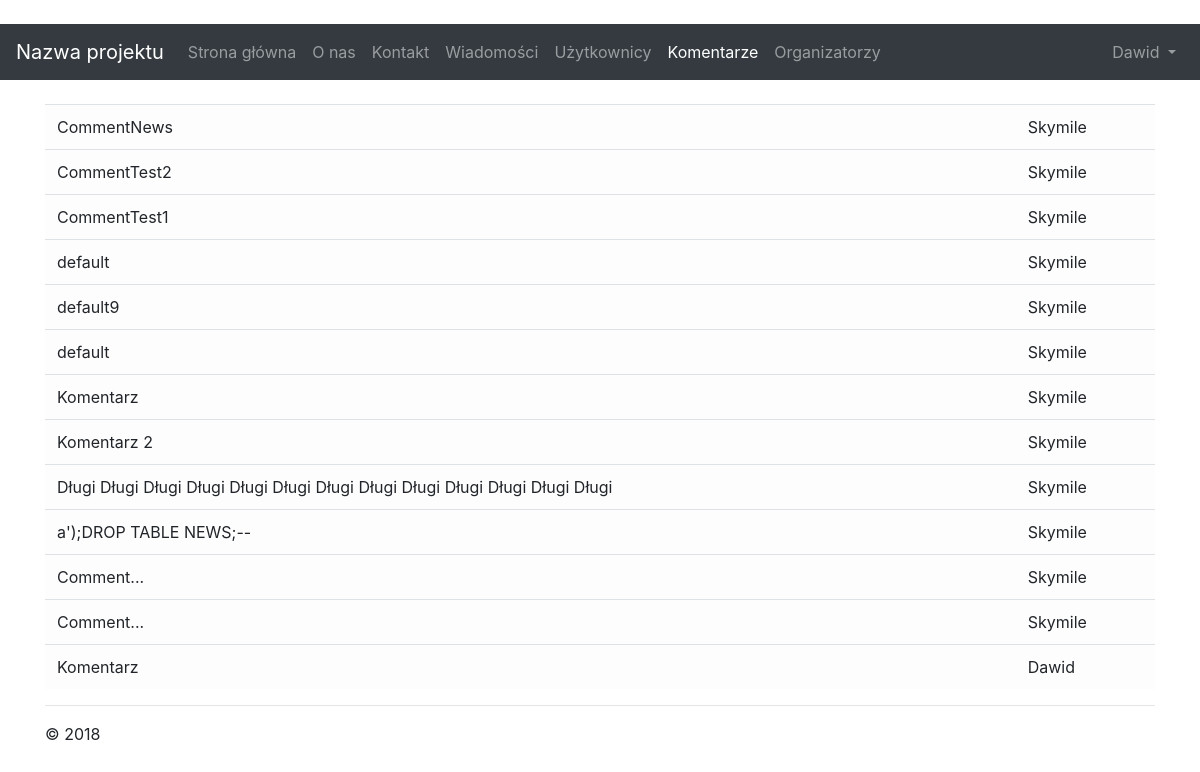
The app's page /comments (signed in) with its own data.
### app/models.py (models this page shows, shortened)
class Comment(models.Model):
	id_user = models.ForeignKey(User, on_delete=models.PROTECT)
	comment = models.CharField(max_length=128)

### app/views/other.py (the view)
# urls.py: path('comments'        , app.views.other.comments   , name='comments'),
def comments(request):
	return render(request, 'app/comments.html',
	{
		'title': _('Komentarze'),
		'year':datetime.now().year,
		'collection': Comment.objects.all()
	})

### app/templates/app/comments.html
{% extends "app/shared/layout.html" %}
{% block content %}
<br/>
<div class="table-responsive-sm">
	<table class="table table-light">
	<tbody>
		{% for comment in collection %}
		<tr>
			<td scope="col"> {{ comment.comment }} </td>
			<td scope="col"> {{ comment.id_user }} </td>
		</tr>
		{% endfor %}
	</tbody>
	</table>
</div>
{% endblock %}

### app/templates/app/partial/loginpartial.html (shortened to what this page needs)
{% if user.is_authenticated %}
	<ul class="navbar-nav ml-auto">
		<li class="nav-item dropdown">
			<a class="nav-link dropdown-toggle" href="#" id="userMenu" data-toggle="dropdown" aria-haspopup="true" aria-expanded="false">
				{{ user.username }}
			</a>
		</li>
	</ul>
{% else %}
	<form class="form-inline ml-auto">
		<a href="{% url 'login' %}" class="btn btn-outline-secondary">Zaloguj</a>
		<a href="{% url 'signup' %}" class="btn btn-primary ml-2">Zarejestruj</a>
	</form>
{% endif %}

### app/static/app/content/styles.css (style rules this page uses)
body { padding-top: 0px; }

### records on screen
Comment: comment "CommentNews", id_user "Skymile"
Comment: comment "CommentTest2", id_user "Skymile"
Comment: comment "CommentTest1", id_user "Skymile"
Comment: comment "default", id_user "Skymile"
Comment: comment "default9", id_user "Skymile"
Comment: comment "default", id_user "Skymile"
Comment: comment "Komentarz", id_user "Skymile"
Comment: comment "Komentarz 2", id_user "Skymile"
Comment: comment "Długi Długi Długi Długi Długi Długi Długi Długi Długi Długi Długi Długi Długi", id_user "Skymile"
Comment: comment "a');DROP TABLE NEWS;--", id_user "Skymile"
Comment: comment "Comment...", id_user "Skymile"
Comment: comment "Comment...", id_user "Skymile"
Comment: comment "Komentarz", id_user "Dawid"

### other values on screen
{{ user.username }} "Dawid"
